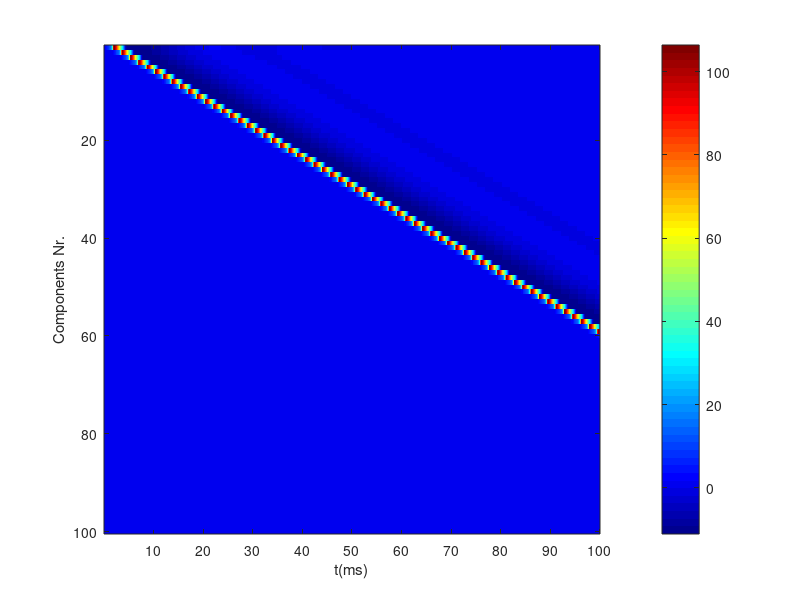

Recreate this plot in MATLAB. (Note: this script raises an error after producing the figure.)
figure(1);

load('data1.mat');
V=1000*V;
imagesc(V);
colormap(jet);

%make some adjustment to the picture
% set(gca,'YDir','reverse');

% xlim([0,100e-3]);
set(gca,'XTick',0:400:4000);
set(gca,'XTicklabel',{'0','10','20','30','40','50','60','70','80','90','100'});
xlabel('t(ms)');
% ylim([-1000e-6,1000e-6]);
% set(gca,'YTick',-1000e-6:500e-6:1000e-6);
% set(gca,'YTicklabel',{'-1000','-500','0','500','1000','80','100','120'});
ylabel('Components Nr.');
% title('(a) Currents iNa and iK for 6.3 °C and the input visible in figure 2')
% grid on;
% legend('i_{Na}','i_{K}');

c = colorbar;
c.Label.String = 'V(mV)';


figure(2);

load('data2.mat');
V=1000*V;
imagesc(V);
colormap(jet);

%make some adjustment to the picture
% set(gca,'YDir','reverse');

% xlim([0,100e-3]);
set(gca,'XTick',0:400:4000);
set(gca,'XTicklabel',{'0','10','20','30','40','50','60','70','80','90','100'});
xlabel('t(ms)');
% ylim([-1000e-6,1000e-6]);
% set(gca,'YTick',-1000e-6:500e-6:1000e-6);
% set(gca,'YTicklabel',{'-1000','-500','0','500','1000','80','100','120'});
ylabel('Components Nr.');
% title('(a) Currents iNa and iK for 6.3 °C and the input visible in figure 2')
% grid on;
% legend('i_{Na}','i_{K}');

c = colorbar;
c.Label.String = 'V(mV)';

figure(3);
load('data_4.mat');
V=1000*V;
imagesc(V);
colormap(jet);

%make some adjustment to the picture
% set(gca,'YDir','reverse');

% xlim([0,100e-3]);
set(gca,'XTick',0:400:4000);
set(gca,'XTicklabel',{'0','10','20','30','40','50','60','70','80','90','100'});
xlabel('t(ms)');
% ylim([-1000e-6,1000e-6]);
% set(gca,'YTick',-1000e-6:500e-6:1000e-6);
% set(gca,'YTicklabel',{'-1000','-500','0','500','1000','80','100','120'});
ylabel('Components Nr.');
% title('(a) Currents iNa and iK for 6.3 °C and the input visible in figure 2')
% grid on;
% legend('i_{Na}','i_{K}');

c = colorbar;
c.Label.String = 'V(mV)';